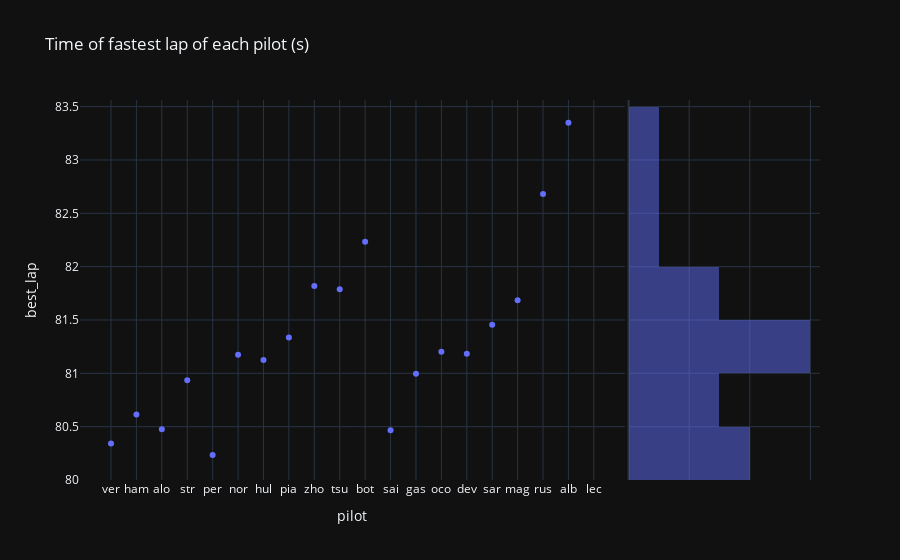

Here is the notebook cell this chart was saved with:
### Markdown cell above
### Frontend

#### Last GP

### Code cell
px.scatter(last_gp, x="pilot", y="best_lap", title="Time of fastest lap of each pilot (s)", marginal_y="histogram", template="plotly_dark")

### Figure 1 — Plotly figure (JSON) as saved in the notebook; plotly's stock layout.template omitted (floating-point values rounded to 4 significant figures)
{"data": [{"hovertemplate": "pilot=%{x}<br>best_lap=%{y}<extra></extra>", "legendgroup": "", "marker": {"color": "#636efa", "symbol": "circle"}, "mode": "markers", "name": "", "orientation": "v", "showlegend": false, "type": "scatter", "x": ["ver", "ham", "alo", "str", "per", "nor", "hul", "pia", "zho", "tsu", "bot", "sai", "gas", "oco", "dev", "sar", "mag", "rus", "alb", "lec"], "xaxis": "x", "y": [80.34, 80.61, 80.48, 80.93, 80.23, 81.17, 81.12, 81.34, 81.82, 81.79, 82.23, 80.47, 81.0, 81.2, 81.18, 81.46, 81.69, 82.68, 83.35, null], "yaxis": "y"}, {"alignmentgroup": "True", "bingroup": "y", "hovertemplate": "best_lap=%{y}<br>count=%{x}<extra></extra>", "legendgroup": "", "marker": {"color": "#636efa"}, "name": "", "offsetgroup": "", "opacity": 0.5, "showlegend": false, "type": "histogram", "xaxis": "x2", "y": [80.34, 80.61, 80.48, 80.93, 80.23, 81.17, 81.12, 81.34, 81.82, 81.79, 82.23, 80.47, 81.0, 81.2, 81.18, 81.46, 81.69, 82.68, 83.35, null], "yaxis": "y2"}], "layout": {"barmode": "overlay", "legend": {"tracegroupgap": 0}, "title": {"text": "Time of fastest lap of each pilot (s)"}, "xaxis": {"anchor": "y", "domain": [0, 0.7363], "title": {"text": "pilot"}}, "xaxis2": {"anchor": "y2", "domain": [0.7413, 1], "matches": "x2", "showgrid": true, "showline": false, "showticklabels": false, "ticks": ""}, "yaxis": {"anchor": "x", "domain": [0, 1], "title": {"text": "best_lap"}}, "yaxis2": {"anchor": "x2", "domain": [0, 1], "matches": "y", "showgrid": true, "showticklabels": false}}}
